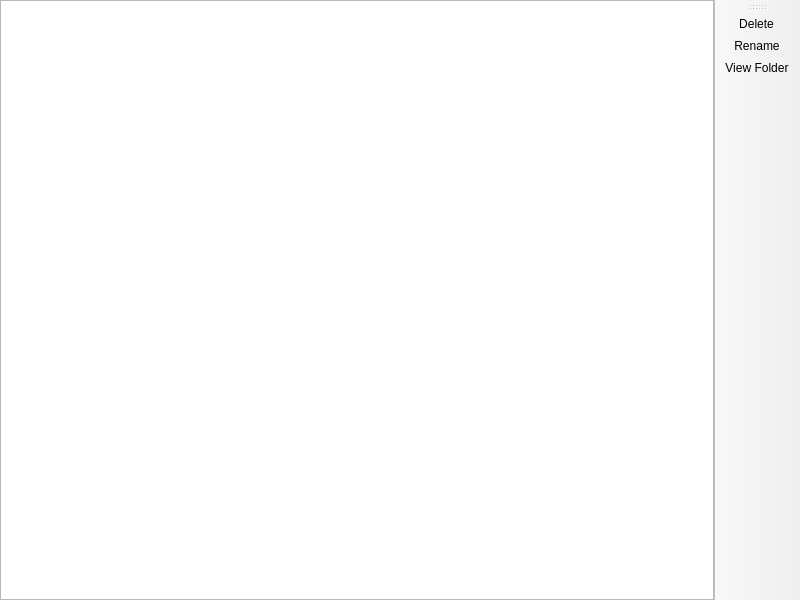
<?xml version="1.0" encoding="UTF-8"?>
<ui version="4.0">
 <class>ScreenshotsPage</class>
 <widget class="QMainWindow" name="ScreenshotsPage">
  <property name="geometry">
   <rect>
    <x>0</x>
    <y>0</y>
    <width>800</width>
    <height>600</height>
   </rect>
  </property>
  <widget class="QWidget" name="centralwidget">
   <layout class="QHBoxLayout" name="horizontalLayout">
    <property name="leftMargin">
     <number>0</number>
    </property>
    <property name="topMargin">
     <number>0</number>
    </property>
    <property name="rightMargin">
     <number>0</number>
    </property>
    <property name="bottomMargin">
     <number>0</number>
    </property>
    <item>
     <widget class="QListView" name="listView">
      <property name="selectionMode">
       <enum>QAbstractItemView::ExtendedSelection</enum>
      </property>
      <property name="selectionBehavior">
       <enum>QAbstractItemView::SelectRows</enum>
      </property>
     </widget>
    </item>
   </layout>
  </widget>
  <widget class="WideBar" name="toolBar">
   <property name="windowTitle">
    <string>Actions</string>
   </property>
   <property name="toolButtonStyle">
    <enum>Qt::ToolButtonTextOnly</enum>
   </property>
   <attribute name="toolBarArea">
    <enum>RightToolBarArea</enum>
   </attribute>
   <attribute name="toolBarBreak">
    <bool>false</bool>
   </attribute>
   <addaction name="actionDelete"/>
   <addaction name="actionRename"/>
   <addaction name="actionView_Folder"/>
  </widget>
  <action name="actionDelete">
   <property name="text">
    <string>Delete</string>
   </property>
  </action>
  <action name="actionRename">
   <property name="text">
    <string>Rename</string>
   </property>
  </action>
  <action name="actionView_Folder">
   <property name="text">
    <string>View Folder</string>
   </property>
  </action>
 </widget>
 <customwidgets>
  <customwidget>
   <class>WideBar</class>
   <extends>QToolBar</extends>
   <header>widgets/WideBar.h</header>
  </customwidget>
 </customwidgets>
 <resources/>
 <connections/>
</ui>
